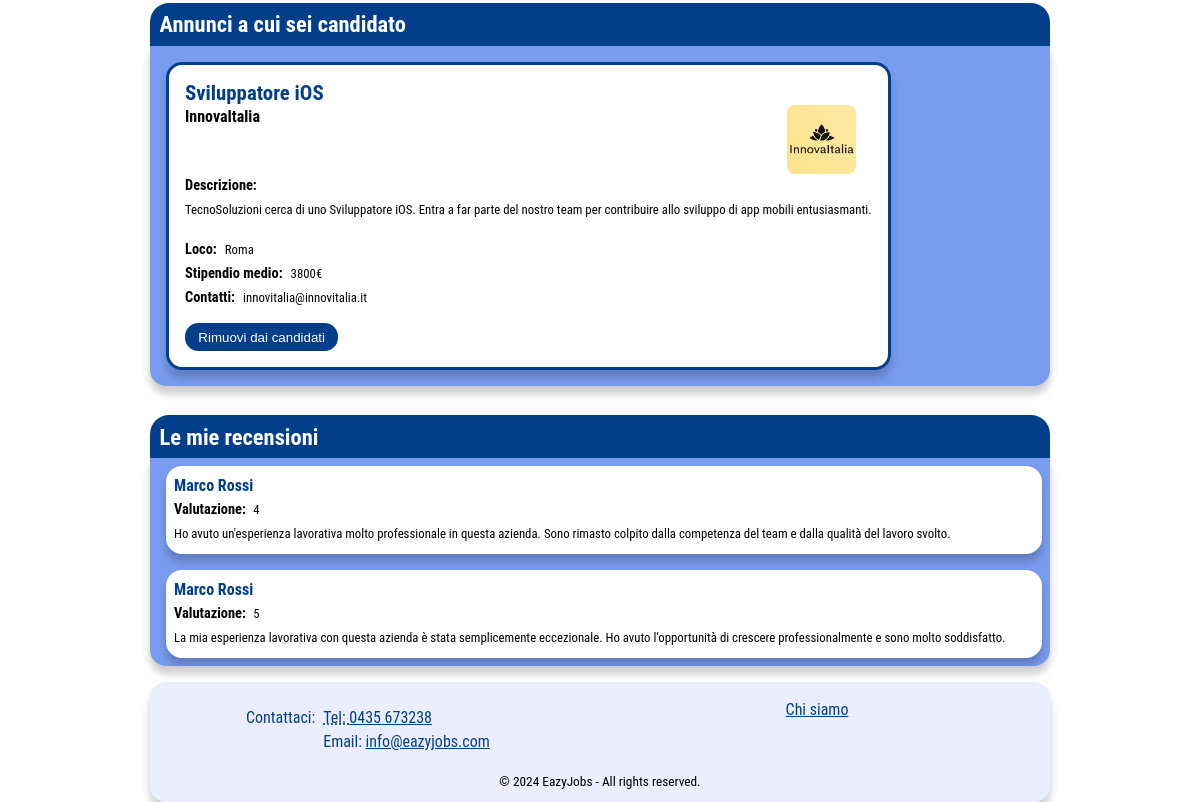
Before: /EazyJobs/User.php (signed in, lower part) with the older database file.
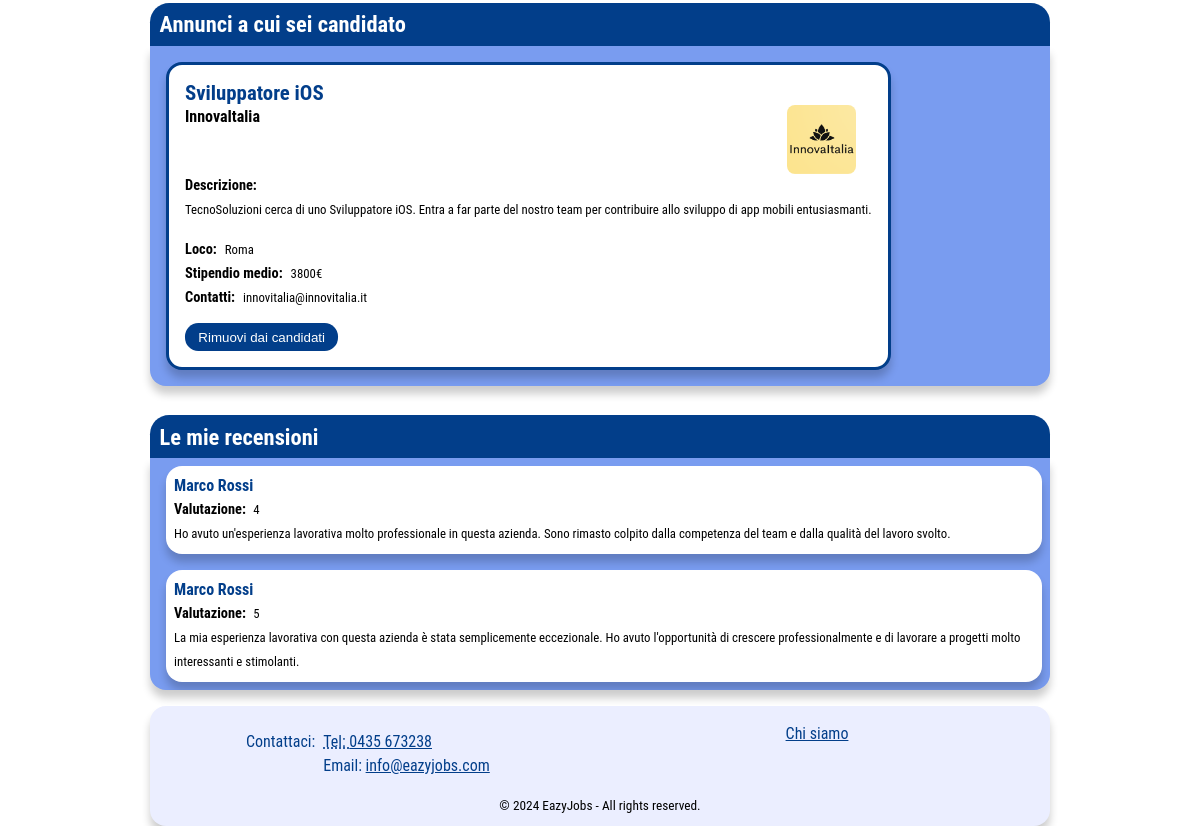
After: the same page with the newer database file.
### tables this page shows
CREATE TABLE IF NOT EXISTS valutazioni
(
    utenti_id int NOT NULL,
    aziende_id int NOT NULL,
    commento character varying(300),
    voto integer NOT NULL CHECK (voto > 0 AND voto <=5),
    PRIMARY KEY (aziende_id, utenti_id),
	FOREIGN KEY (utenti_id)
    REFERENCES utenti (id)
    ON UPDATE CASCADE
    ON DELETE CASCADE,
	FOREIGN KEY(aziende_id)
    REFERENCES aziende(id)
    ON UPDATE CASCADE
    ON DELETE CASCADE
);

CREATE TABLE IF NOT EXISTS utenti
(
    id int NOT NULL AUTO_INCREMENT,
    email character varying(60) NOT NULL,
    password character varying(60) NOT NULL,
	nome character varying(60) NOT NULL,
    cv_path character varying(90),
    PRIMARY KEY (id)
);

### EazyJobs/models/valutazione.php (called while the page is built, shortened)
<?php
  class Valutazione {
    private $conn;
    public function __construct($db) {
      $this->conn = $db;
    }
      public function getAll_byUtenteId($utenteId) {
        $query = 'SELECT valutazioni.*, utenti.nome AS nome
                  FROM valutazioni
                  INNER JOIN utenti ON valutazioni.utenti_id = utenti.id
                  WHERE valutazioni.utenti_id = :utenteId';
        $stmt = $this->conn->prepare($query);
        $stmt->bindParam(':utenteId', $utenteId);
        $stmt->execute();
        return $stmt;
    }
}

### EazyJobs/models/utente.php (called while the page is built, shortened)
<?php
  class Utente {
    private $conn;
    private $table = 'utenti';
    public function __construct($db) {
      $this->conn = $db;
    }
    public function getById($utenteId) {
      $query = 'SELECT * FROM ' . $this->table . ' WHERE id = :utenteId';
      $stmt = $this->conn->prepare($query);
      $stmt->bindParam(':utenteId', $utenteId);
      $stmt->execute();
      return $stmt;
  }
}

### EazyJobs/User.php (the view, shortened to what the changed rows need)
<?php
  if (isset($_SESSION['user_id'])) {
    include_once './models/utente.php';
    include_once './models/valutazione.php';
    $database = new Database();
    $db = $database->connect();
    $utente = new Utente($db);
    $userId = $_SESSION['user_id'];
    $result = $utente->getById($userId);
    $num = $result->rowCount();
    if($num > 0) {
      $userName = "";
      $str_utente = "";
      while ($row = $result->fetch(PDO::FETCH_ASSOC)) {
          extract($row);
          $userName = $nome;
          $str_utente .= '
          <dl class="dati-utente">
            <dt>Nome: </dt>
            <dd>' . $nome . '</dd>
            <dt>E-mail: </dt>
            <dd>' . $email . '</dd>
          </dl>
          <div id="cv-section">';
        if (!empty($cv_path)) {
            $cv_path = str_replace('../../', './', $cv_path);
            $str_utente .= '<iframe id="cv-preview" src="' . $cv_path . '#toolbar=0&navpanes=0&scrollbar=0" title="Curriculum Vitae"></iframe>';
        } else {
            $str_utente .= 'Nessun file caricato';
        }
        $str_utente .= '</div>';
      }
    }
    $annuncio = new Annuncio($db);
    $resultSet = $annuncio->getAllSaved($userId);
    $str_annunci_preferiti = "";
    if ($resultSet->rowCount() > 0) {
      while ($row = $resultSet->fetch(PDO::FETCH_ASSOC)) {
        $annuncioDetails = Annuncio::getById($db, $row['annuncio_id']);
        if ($annuncioDetails) {
            $annuncio = $annuncioDetails->fetch(PDO::FETCH_ASSOC);
            if ($annuncio) {
                $str_annunci_preferiti .= "
                    <li id='annuncio-" . $annuncio['annuncio_id'] . "'>
                            <h3>" . $annuncio['titolo'] . "</h3>
                        <div class='header-annunci'>
                        <h4>" . $annuncio['nome'] . "</h4>
                        <img src='./assets/logos/". $annuncio['azienda_id'] ."_logo.png' alt='Logo azienda " . $annuncio['nome'] ."'>
                        </div>
                        <h5>Descrizione:</h5>
                        <p>" . $annuncio['desc_breve'] . "</p>
                        <ul class='job-info'>
                            <li><h5>Loco:</h5><p>" . $annuncio['locazione'] . "</p></li>
                            <li><h5>Stipendio medio:</h5><p>" . $annuncio['stipendio'] . "€</p></li>
                            <li><h5>Contatti:</h5><p>" . $annuncio['email'] . "</p></li>
                        </ul>
                        <input type='submit' class='bottone-rimuovi-preferiti' value='Rimuovi dai preferiti' aria-label=\"Rimuovi l'annuncio " . $annuncio['titolo'] . " dai tuoi preferiti\" data-id='" . $annuncio['annuncio_id'] . "'>
                    </li>";
            }
        }
      }
  } else {
    $str_annunci_preferiti = '<li class="nessun-trovato">(!) Nessun annuncio salvato</li>';
  }
  $annuncio = new Annuncio($db);
  $resultSet = $annuncio->getAllCandidate($userId);
  $str_annunci_candidati = "";
  if ($resultSet->rowCount() > 0) {
    while ($row = $resultSet->fetch(PDO::FETCH_ASSOC)) {
      $annuncioDetails = Annuncio::getById($db, $row['annuncio_id']);
      if ($annuncioDetails) {
          $annuncio = $annuncioDetails->fetch(PDO::FETCH_ASSOC);
          if ($annuncio) {
              $str_annunci_candidati .= "
                  <li id='annuncio-" . $annuncio['annuncio_id'] . "'>
                          <h3>" . $annuncio['titolo'] . "</h3>
                      <div class='header-annunci'>
                      <h4>" . $annuncio['nome'] . "</h4>
                      <img src='./assets/logos/". $annuncio['azienda_id'] ."_logo.png' alt='Logo azienda " . $annuncio['nome'] ."'>
                      </div>
                      <h5>Descrizione:</h5>
                      <p>" . $annuncio['desc_breve'] . "</p>
                      <ul class='job-info'>
                          <li><h5>Loco:</h5><p>" . $annuncio['locazione'] . "</p></li>
                          <li><h5>Stipendio medio:</h5><p>" . $annuncio['stipendio'] . "€</p></li>
                          <li><h5>Contatti:</h5><p>" . $annuncio['email'] . "</p></li>
                      </ul>
                      <input type='submit' class='bottone-rimuovi-candidati' value='Rimuovi dai candidati' aria-label=\"Rimuovi l'annuncio " . $annuncio['titolo'] . " dai tuoi preferiti\" data-id='" . $annuncio['annuncio_id'] . "'>
                  </li>";
          }
      }
    }
} else {
  $str_annunci_candidati = '<li class="nessun-trovato">(!) Nessun annuncio salvato</li>';
}
    $valutazione = new Valutazione($db);
    $result = $valutazione->getAll_byUtenteId($userId);
    $num = $result->rowCount();
    if($num > 0) {
      $str_valutazioni = "";
      while ($row = $result->fetch(PDO::FETCH_ASSOC)) {
          extract($row);
          $str_valutazioni .=
              "<li>\n" .
              "<h3>" . $nome . "</h3>\n" .
              "<div class='valutazione'>\n" .
              "<h4>Valutazione:</h4><p>" . $voto . "</p>\n" .
              "</div>\n" .
              "<p>" . $commento . "</p>\n" .
              "</li>\n";
      }
  } else {
    $str_valutazioni = '<li class="nessun-trovato">(!) Nessuna recensione trovata</li>';
  }
  $nomefile = "./templates/User.html";
  $contenuto = file_get_contents($nomefile);
  $errors = isset($_GET['errors']) ? json_decode(urldecode($_GET['errors']), true) : [];
  $cvErrore = isset($errors['cv']) ? htmlspecialchars($errors['cv']) : '';
  $contenuto = str_replace("cv-errore-placeholder", $cvErrore, $contenuto);
  $contenuto = str_replace("nome-placeholder", strval($userName), $contenuto);
  $contenuto = str_replace("", $str_utente, $contenuto);
  $contenuto = str_replace("", $str_annunci_preferiti, $contenuto);
  $contenuto = str_replace("", $str_annunci_candidati, $contenuto);
  $contenuto = str_replace("", $str_valutazioni, $contenuto);
  echo $contenuto;
}
?>

Changed rows visible on the page:
changed valutazioni: commento "…di crescere professionalmente e sono molto soddisfatto." → "…di crescere professionalmente e di lavorare a progetti molto interessanti e stimolanti."
